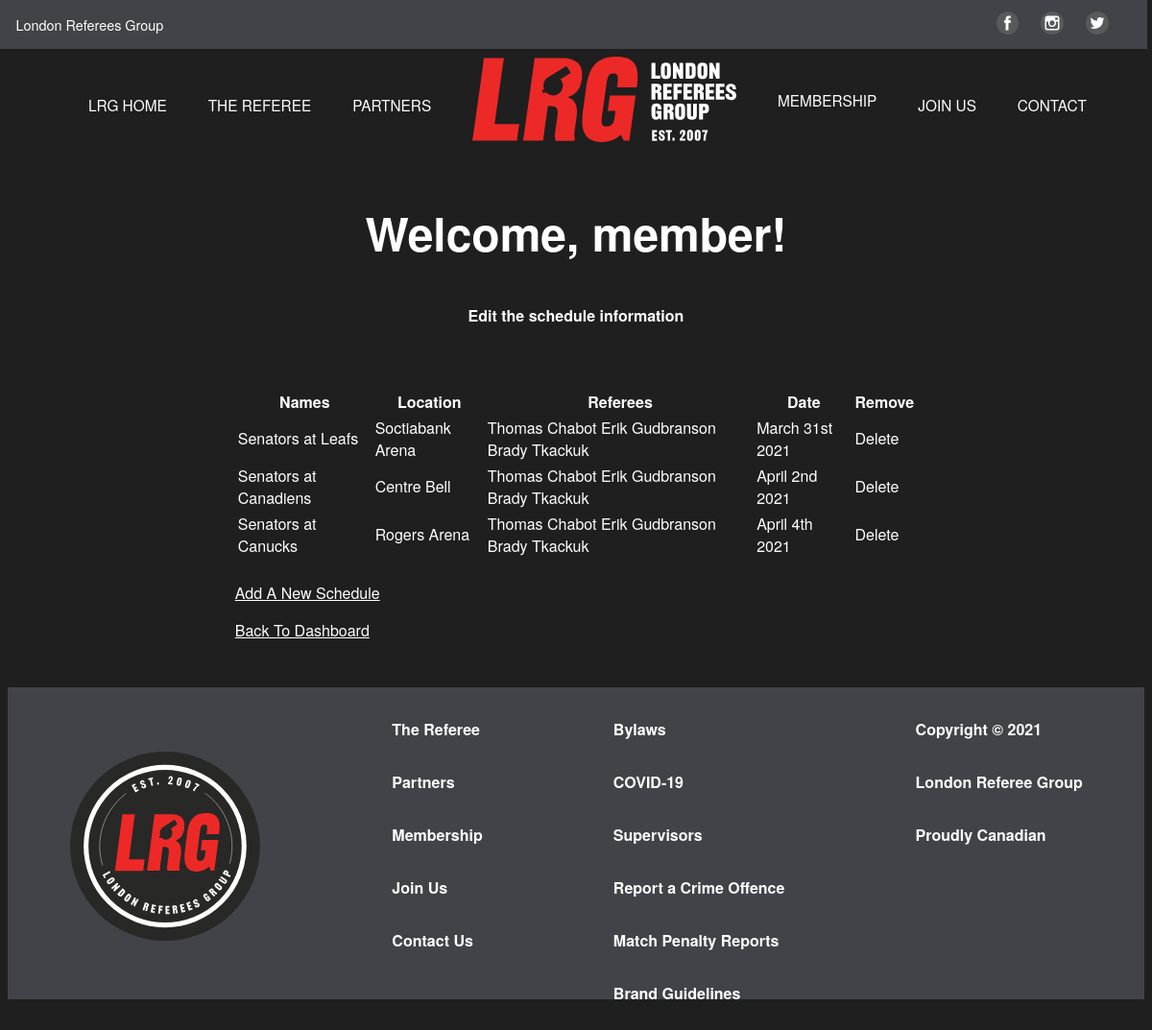
/admin/admin_editschedule.php (signed in), run on the app's committed database.
### tables this page shows
CREATE TABLE `tbl_matches` (
  `id` int(10) NOT NULL,
  `names` varchar(30) NOT NULL,
  `matchlocation` varchar(30) NOT NULL,
  `refs` text NOT NULL,
  `matchdate` varchar(50) NOT NULL
);

### admin/scripts/matches.php (called while the page is built, shortened)
<?php
function allMatches($con) {
    $conn = Database::getInstance()->getConnection();
    $stmt = $conn->prepare("select id, names, matchlocation,refs, matchdate from tbl_matches");
    $stmt->execute();
    return $stmt->fetchAll();
}

### admin/admin_editschedule.php (the view, shortened to what this page needs)
<!DOCTYPE html>
<html lang="en">
<head>
    <link rel="stylesheet" href="../public/css/main.css">
</head>
<body>
<main id="app">
    <div class="main-container">
    <header class="main-header" id="mainHeader">
        <div class="header">
            <div class="top-banner">
                <p id="banner1">London Referees Group</p>
                <div id="banner2">
                    <div class="top-socials">
                        <ul>
                            <li><a href="www.facebook.com" target="new"><img src="../public/images/fb.svg" alt="Facebook"></a></li>
                            <li><a href="www.instagram.com" target="new"><img src="../public/images/insta.svg" alt="Instagram"></a></li>
                            <li><a href="www.twitter.com" target="new"><img src="../public/images/twitter.svg" alt="Twitter"></a></li>
                        </ul>
                    </div>
                </div>
            </div>
            <nav id="main-nav">
                    <div id="burger-con">
                        <ul id="burger-menu">
                            <li class="nav-item1"><a href="../index.php">LRG HOME</a></li>
                            <li class="nav-item2"><a href="../referee.php">THE REFEREE</a></li>
                            <li class="nav-item3"><a href="../partners.php">PARTNERS</a></li>
                            <li class="nav-item4">
                                <a href="index.php"><img src="../public/images/logo.svg" alt="logo" id="main-logo"></a>
                            </li>
                            <li class="nav-item5"><a href="../membership.php">MEMBERSHIP</a></li>
                            <li class="nav-item6"><a href="../join.php">JOIN US</a></li>
                            <li class="nav-item7"><a href="../contact.php">CONTACT</a></li>
                        </ul>
                  </div>
            </nav>
        </div>
        </header>
    <section class="admin">
        <div class="edit-user">
            <h2>Welcome, <?php echo $_SESSION['user_name'];?>!</h2>
            <h4>Edit the schedule information</h4>
            <table class="schedule-table">
                <thead>
                    <tr>
                        <th>Names</th>
                        <th>Location</th>
                        <th>Referees</th>
                        <th>Date</th>
                        <th>Remove</th>
                    </tr>
                </thead>
                <tbody>
                <?php
                    $matches = allMatches($con);
                    foreach($matches as $match){
                        echo "<tr>";
                            echo "<td>". $match['names'] ."</td>";
                            echo "<td>". $match['matchlocation'] ."</td>";
                            echo "<td>". $match['refs'] ."</td>";
                            echo "<td>". $match['matchdate'] ."</td>";
                            echo "<td><a href='admin_deletematch.php'>Delete</a></td>";
                        echo "</tr>";
                    }
                    ?>
                </tbody>
            </table>
            <br>
            <a class="link" id="admin_button"  href="admin_addschedule.php">Add A New Schedule</a>
            <p><a class="link" href="index.php">Back To Dashboard</a></p>
        </div>
    </section>
        <footer>
              <div id="footer">
                <img src="../public/images/footer_logo.svg" alt="footer logo" id="footer-logo">
                <ul id="footer-nav">
                    <li><a href="#the-referee">The Referee</a></li>
                    <li><a href="partners.php">Partners</a></li>
                    <li><a href="membership.php">Membership</a></li>
                    <li><a href="join.php">Join Us</a></li>
                    <li><a href="contact.php">Contact Us</a></li>
                </ul>
                <ul id="footer-info">
                    <li><a href="">Bylaws</a></li>
                    <li><a href="">COVID-19</a></li ff>
                    <li><a href="">Supervisors</a></li>
                    <li><a href="">Report a Crime Offence</a></li>
                    <li><a href="">Match Penalty Reports</a></li>
                    <li><a href="">Brand Guidelines</a></li>
                </ul>
                <ul id="copyright">
                    <li>Copyright © 2021</li>
                    <li>London Referee Group</li>
                    <li>Proudly Canadian</li>
                </ul>
              </div>
          </footer>
    </div>
</main>
</body>
</html>

### public/css/main.css (style rules this page uses)
#main-logo { display:none }
.header { width:100vw;height:150px;margin-top:0 }
.top-banner { width:100vw;display:block;height:50px;background-color:#414348 !important;padding-top:0.5em;z-index:10;font-size:0.9em;position:fixed;margin-top:-1em;margin-left:-0.8em;padding-right:1em !important }
.top-banner #banner1 { display:none }
.top-banner #banner2 { height:50px;float:right;display:inline-flex;flex-direction:row;justify-content:center;align-items:center }
.top-banner .top-socials { width:140px }
.top-banner .top-socials ul { display:flex;flex-direction:row;justify-content:space-between }
.top-banner .top-socials ul li { padding:5px;list-style-type:none;align-self:center }
.top-banner .top-socials ul img { width:100% }
#main-nav { display:flex;flex-direction:column;z-index:10 }
#main-nav ul { list-style-type:none }
#main-nav li a { display:block }
#burger-con { display:none }
#burger-menu { margin-top:3.5em }
#burger-menu li { padding-top:0.7em;font-size:1.2em }
#burger-menu .nav-item5 { padding-top:0 !important }
@media screen and (min-width: 64em) { header { position:fixed;margin-left:-1em;margin-right:-1em } }
@media screen and (min-width: 64em) { #main-logo { display:inline-block;max-width:275px;width:100%;z-index:999;margin-top:-0.5em } }
@media screen and (min-width: 64em) { .top-banner { z-index:10 !important } }
@media screen and (min-width: 64em) { .top-banner #banner1 { display:block;float:left;padding-left:2.5em } }
@media screen and (min-width: 64em) { .top-banner .top-socials { margin-left:1em;margin-right:1em;width:180px } }
@media screen and (min-width: 64em) { .top-banner .top-socials ul { display:flex;flex-direction:row;justify-content:space-between } }
@media screen and (min-width: 64em) { .top-banner .top-socials ul li { padding:0.8em;list-style-type:none;align-self:center } }
@media screen and (min-width: 64em) { .top-banner .top-socials ul img { width:100% } }
@media screen and (min-width: 64em) { #burger-con { height:150px;width:90%;display:inline-flex;flex-direction:row;justify-content:center;margin:0 auto;padding:5px;margin:0 auto } }
@media screen and (min-width: 64em) { #burger-menu { align-items:center;align-content:center } }
@media screen and (min-width: 64em) { .nav-item1,.nav-item2,.nav-item3,.nav-item4,.nav-item5,.nav-item6,.nav-item7 { animation-name:fadeInLeft } }
@media screen and (min-width: 64em) { .nav-item4 { display:block !important } }
@media screen and (min-width: 64em) { #main-nav { height:150px;background-color:#1F1F1F } }
@media screen and (min-width: 64em) { #main-nav ul { width:100%;display:flex;flex-direction:row;justify-content:space-between;list-style-type:none;font-size:0.8em } }
@media screen and (min-width: 64em) { #main-nav li a { display:block;text-decoration:none;margin:0 auto } }
body { font-family:"HelveticaNeue-Light","Helvetica Neue Light","Helvetica Neue",Helvetica,Arial,"Lucida Grande",sans-serif;font-size:16px;background-color:#1F1F1F;color:#fff;font-weight:300 }
.main-container { max-width:100vw;margin:0 auto }
a { color:#fff;text-decoration:none }
h2 { font-size:3em }
.link { text-decoration:underline;transition:all 0.1s ease-in-out;font-weight:400;-webkit-transition:all 0.1s ease-in-out;-moz-transition:all 0.1s ease-in-out;-ms-transition:all 0.1s ease-in-out;-o-transition:all 0.1s ease-in-out }
.edit-user { padding-bottom:2em;width:90%;margin:0 auto }
.edit-user h2 { text-align:center }
.edit-user h4 { text-align:center;margin-bottom:4em }
@media screen and (min-width: 64em) { .edit-user { padding-top:10em;width:60%;margin:0 auto } }
@media screen and (min-width: 64em) { .edit-user h2 { text-align:center } }
footer { height:525px;background-color:#414348 }
#footer { display:grid;grid-template-columns:repeat(2, 1fr);grid-gap:1em;color:#fff;font-weight:bold;align-content:center }
#footer #footer-logo { margin:1em }
#footer li { padding:0.5em }
#footer ul { list-style-type:none }
#footer #footer-logo { height:25%;padding-top:50px }
#footer #footer-nav,#footer #footer-info,#footer #copyright { display:flex;flex-direction:column }
@media screen and (min-width: 64em) { footer { height:325px } }
@media screen and (min-width: 64em) { #footer { display:flex;flex-direction:row;justify-content:space-evenly;color:#fff;font-weight:bold;align-content:center } }
@media screen and (min-width: 64em) { #footer li { padding:1em } }
@media screen and (min-width: 64em) { #footer #footer-logo { max-width:200px;width:100% } }

### data on the page
tbl_matches: names "Senators at Leafs", matchlocation "Soctiabank Arena", refs "Thomas Chabot Erik Gudbranson Brady Tkackuk", matchdate "March 31st 2021"
tbl_matches: names "Senators at Canadiens", matchlocation "Centre Bell", refs "Thomas Chabot Erik Gudbranson Brady Tkackuk", matchdate "April 2nd 2021"
tbl_matches: names "Senators at Canucks", matchlocation "Rogers Arena", refs "Thomas Chabot Erik Gudbranson Brady Tkackuk", matchdate "April 4th 2021"

### other printed values
$_SESSION['user_name'] "member"
